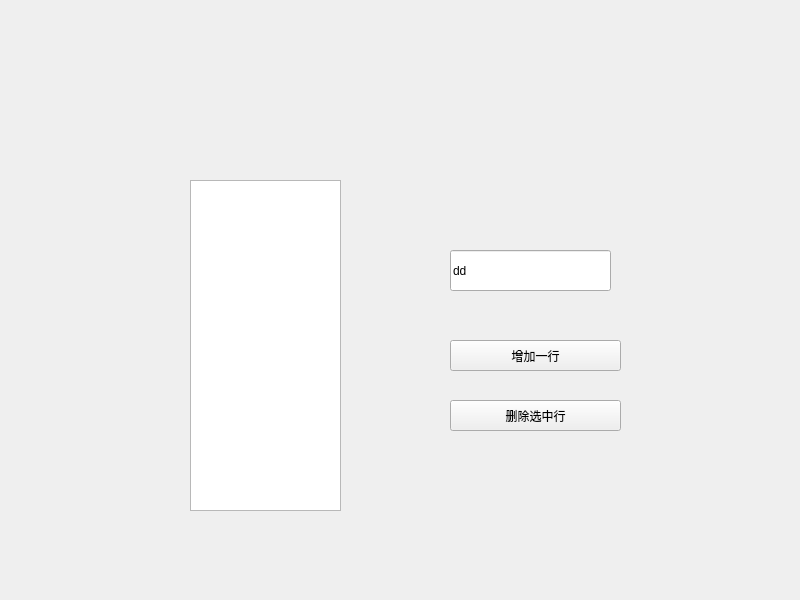
<?xml version="1.0" encoding="UTF-8"?>
<ui version="4.0">
 <class>Widget</class>
 <widget class="QWidget" name="Widget">
  <property name="geometry">
   <rect>
    <x>0</x>
    <y>0</y>
    <width>800</width>
    <height>600</height>
   </rect>
  </property>
  <property name="windowTitle">
   <string>Widget</string>
  </property>
  <widget class="QListWidget" name="listWidget">
   <property name="geometry">
    <rect>
     <x>190</x>
     <y>180</y>
     <width>151</width>
     <height>331</height>
    </rect>
   </property>
  </widget>
  <widget class="QLineEdit" name="lineEdit">
   <property name="geometry">
    <rect>
     <x>450</x>
     <y>250</y>
     <width>161</width>
     <height>41</height>
    </rect>
   </property>
   <property name="text">
    <string>dd</string>
   </property>
  </widget>
  <widget class="QPushButton" name="pushButton">
   <property name="geometry">
    <rect>
     <x>450</x>
     <y>340</y>
     <width>171</width>
     <height>31</height>
    </rect>
   </property>
   <property name="text">
    <string>增加一行</string>
   </property>
  </widget>
  <widget class="QPushButton" name="pushButton_2">
   <property name="geometry">
    <rect>
     <x>450</x>
     <y>400</y>
     <width>171</width>
     <height>31</height>
    </rect>
   </property>
   <property name="text">
    <string>删除选中行</string>
   </property>
  </widget>
 </widget>
 <resources/>
 <connections/>
</ui>
